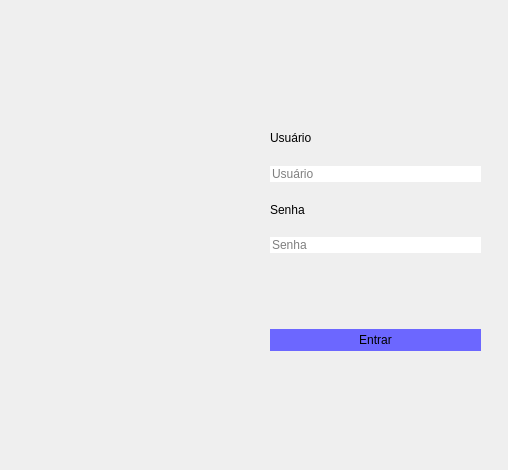
<?xml version="1.0" encoding="UTF-8"?>
<ui version="4.0">
 <class>MainWindow</class>
 <widget class="QMainWindow" name="MainWindow">
  <property name="geometry">
   <rect>
    <x>0</x>
    <y>0</y>
    <width>508</width>
    <height>470</height>
   </rect>
  </property>
  <property name="windowTitle">
   <string>Login</string>
  </property>
  <property name="windowIcon">
   <iconset>
    <normaloff>../Assets/logo.png</normaloff>../Assets/logo.png</iconset>
  </property>
  <widget class="QWidget" name="centralwidget">
   <widget class="QWidget" name="gridLayoutWidget">
    <property name="geometry">
     <rect>
      <x>0</x>
      <y>0</y>
      <width>252</width>
      <height>502</height>
     </rect>
    </property>
    <layout class="QGridLayout" name="gridLayout">
     <item row="0" column="0">
      <widget class="QLabel" name="label">
       <property name="sizePolicy">
        <sizepolicy hsizetype="Fixed" vsizetype="Fixed">
         <horstretch>0</horstretch>
         <verstretch>0</verstretch>
        </sizepolicy>
       </property>
       <property name="maximumSize">
        <size>
         <width>250</width>
         <height>500</height>
        </size>
       </property>
       <property name="text">
        <string/>
       </property>
       <property name="pixmap">
        <pixmap>../Assets/logo.png</pixmap>
       </property>
       <property name="alignment">
        <set>Qt::AlignCenter</set>
       </property>
      </widget>
     </item>
    </layout>
   </widget>
   <widget class="QWidget" name="verticalLayoutWidget">
    <property name="geometry">
     <rect>
      <x>250</x>
      <y>0</y>
      <width>251</width>
      <height>461</height>
     </rect>
    </property>
    <layout class="QVBoxLayout" name="verticalLayout">
     <property name="spacing">
      <number>0</number>
     </property>
     <property name="leftMargin">
      <number>20</number>
     </property>
     <property name="topMargin">
      <number>110</number>
     </property>
     <property name="rightMargin">
      <number>20</number>
     </property>
     <property name="bottomMargin">
      <number>110</number>
     </property>
     <item>
      <widget class="QLabel" name="label_2">
       <property name="text">
        <string>Usuário</string>
       </property>
      </widget>
     </item>
     <item>
      <widget class="QLineEdit" name="input_usuario">
       <property name="styleSheet">
        <string notr="true">border-radius: 20px;</string>
       </property>
       <property name="placeholderText">
        <string>Usuário</string>
       </property>
      </widget>
     </item>
     <item>
      <widget class="QLabel" name="label_3">
       <property name="text">
        <string>Senha</string>
       </property>
      </widget>
     </item>
     <item>
      <widget class="QLineEdit" name="input_senha">
       <property name="styleSheet">
        <string notr="true">border-radius: 20px;</string>
       </property>
       <property name="inputMask">
        <string/>
       </property>
       <property name="text">
        <string/>
       </property>
       <property name="echoMode">
        <enum>QLineEdit::Password</enum>
       </property>
       <property name="readOnly">
        <bool>false</bool>
       </property>
       <property name="placeholderText">
        <string>Senha</string>
       </property>
      </widget>
     </item>
     <item>
      <widget class="QLabel" name="label_msg">
       <property name="styleSheet">
        <string notr="true">color:red;</string>
       </property>
       <property name="text">
        <string/>
       </property>
      </widget>
     </item>
     <item>
      <spacer name="verticalSpacer">
       <property name="orientation">
        <enum>Qt::Vertical</enum>
       </property>
       <property name="sizeType">
        <enum>QSizePolicy::Fixed</enum>
       </property>
       <property name="sizeHint" stdset="0">
        <size>
         <width>20</width>
         <height>20</height>
        </size>
       </property>
      </spacer>
     </item>
     <item>
      <widget class="QPushButton" name="btn_logar">
       <property name="styleSheet">
        <string notr="true">background-color: rgb(108, 103, 255);
border-radius: 20px;
padding: 4px;</string>
       </property>
       <property name="text">
        <string>Entrar</string>
       </property>
      </widget>
     </item>
    </layout>
   </widget>
  </widget>
 </widget>
 <resources/>
 <connections/>
</ui>
